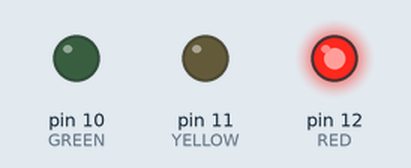
This sketch was run on a simulated Arduino Uno, built with avr-gcc and run on an emulated ATmega328P. On the bench: output pins drawn as LEDs (lit = HIGH). What the sketch prints to the serial monitor is not drawn.

Above: at 0.5 s.
At 2.5 s:
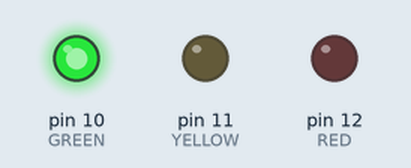
At 3.5 s:
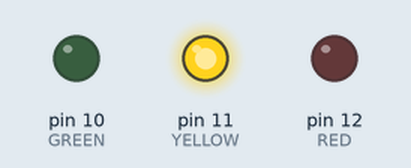
Timing chart, 0 to 5.2 s (numbered marks = the images above):
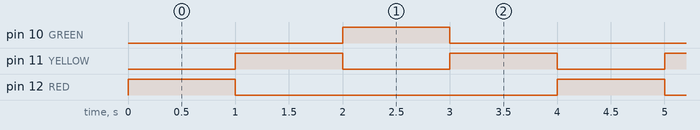

Measured:
- by itself, pin 10 (GREEN), pin 12 (RED): alternates HIGH for 1.0 s and LOW for 3.0 s
- by itself, pin 11 (YELLOW): alternates HIGH for 1.0 s and LOW for 1.0 s
- by itself, everything shown: repeats every 4.0 s, in 4 steps

The sketch:

trafficlight.ino
```cpp
int GREEN = 10;
int YELLOW = 11;
int RED = 12;
int DELAY_GREEN = 1000;
int DELAY_YELLOW = 1000;
int DELAY_RED = 1000;

void setup() {
  Serial.begin(9600);
  pinMode(GREEN, OUTPUT);
  pinMode(YELLOW, OUTPUT);
  pinMode(RED, OUTPUT);
  Serial.println("Traffic Light");
}

void loop() {
  red_light();
  delay(DELAY_RED);
  yellow_light();
  delay(DELAY_YELLOW);
  green_light();
  delay(DELAY_GREEN);
  yellow_light();
  delay(DELAY_YELLOW);
}

void green_light()
{
  digitalWrite(GREEN, HIGH);
  digitalWrite(YELLOW, LOW);
  digitalWrite(RED, LOW);
}

void yellow_light()
{
  digitalWrite(GREEN, LOW);
  digitalWrite(YELLOW, HIGH);
  digitalWrite(RED, LOW);
}

void red_light()
{
  digitalWrite(GREEN, LOW);
  digitalWrite(YELLOW, LOW);
  digitalWrite(RED, HIGH);
}
```
